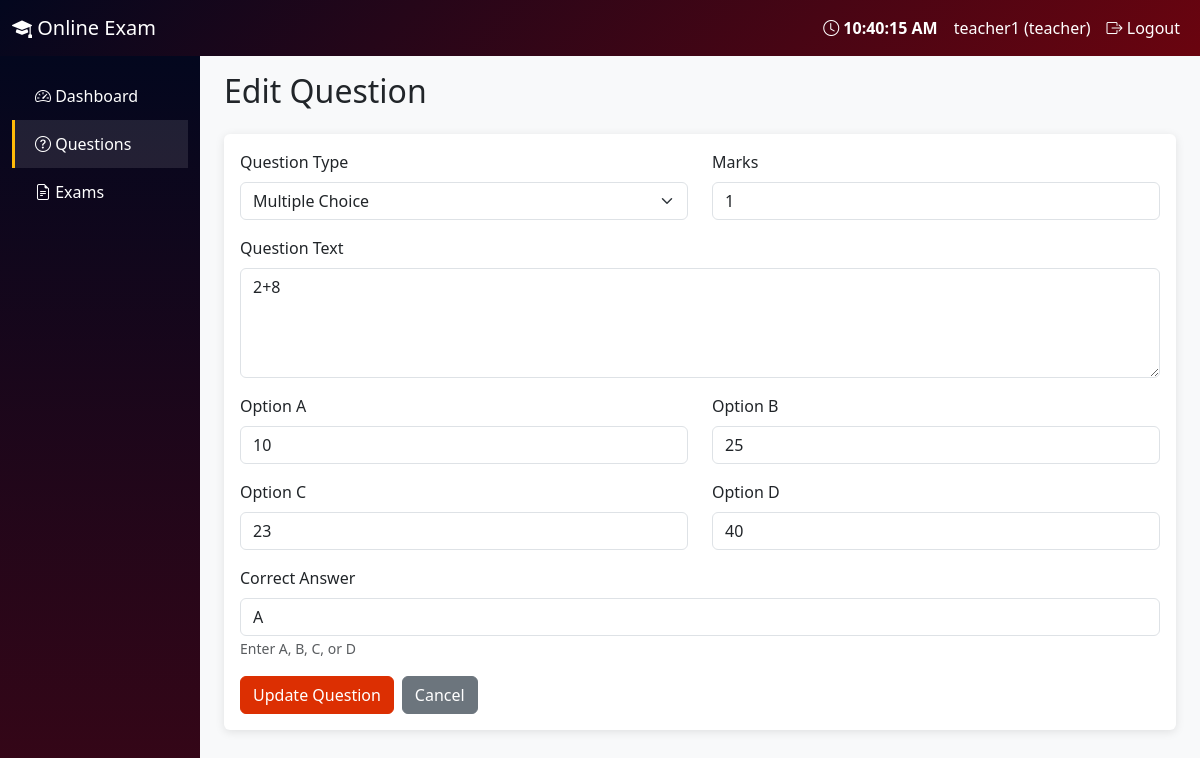
Screenshot of /teacher/questions/16/edit/ (signed in) with the database file from the repository.
### myapp/models.py (models this page shows, shortened)
class UserProfile(models.Model):
    ROLE_CHOICES = [
        ('teacher', 'Teacher'),
        ('student', 'Student'),
    ]
    user = models.OneToOneField(User, on_delete=models.CASCADE, related_name='profile')
    role = models.CharField(max_length=10, choices=ROLE_CHOICES, default='student')
    created_at = models.DateTimeField(auto_now_add=True)
    @property
    def is_teacher(self):
        return self.role == 'teacher'

class Question(models.Model):
    QUESTION_TYPES = [
        ('mcq', 'Multiple Choice'),
        ('truefalse', 'True/False'),
        ('descriptive', 'Descriptive'),
        ('coding', 'Coding'),
    ]
    teacher = models.ForeignKey(User, on_delete=models.CASCADE, related_name='questions')
    question_type = models.CharField(max_length=20, choices=QUESTION_TYPES)
    text = models.TextField()
    option_a = models.CharField(max_length=500, blank=True, null=True)
    option_b = models.CharField(max_length=500, blank=True, null=True)
    option_c = models.CharField(max_length=500, blank=True, null=True)
    option_d = models.CharField(max_length=500, blank=True, null=True)
    correct_answer = models.CharField(max_length=500, blank=True, null=True)
    marks = models.PositiveIntegerField(default=1)
    created_at = models.DateTimeField(auto_now_add=True)
    updated_at = models.DateTimeField(auto_now=True)

### myapp/views.py (the view, shortened to what this page needs)
# urls.py: path('teacher/questions/<int:pk>/edit/', views.teacher_question_form, name='teacher_question_edit'),
@login_required
def teacher_question_form(request, pk=None):
    if not is_teacher(request.user):
        return redirect('student_dashboard')
    question = None
    if pk:
        question = get_object_or_404(Question, pk=pk, teacher=request.user)
    return render(request, 'myapp/teacher/question_form.html', {'question': question})

### myapp/views.py (called while the page is built)
def is_teacher(user):
    return hasattr(user, 'profile') and user.profile.is_teacher

### templates/myapp/teacher/question_form.html (shortened to what this page needs)
{% extends 'myapp/teacher/base.html' %}
{% block content %}
<h2 class="mb-4">{% if question %}Edit{% else %}Add{% endif %} Question</h2>
<div class="card">
    <div class="card-body">
        <form method="post">
            <div class="row mb-3">
                <div class="col-md-6">
                    <label class="form-label">Question Type</label>
                    <select name="question_type" id="questionType" class="form-select" required onchange="toggleOptions()">
                        <option value="mcq" {% if question.question_type == 'mcq' %}selected{% endif %}>Multiple Choice</option>
                    </select>
                </div>
                <div class="col-md-6">
                    <label class="form-label">Marks</label>
                    <input type="number" name="marks" class="form-control" value="{{ question.marks|default:1 }}" min="1" required>
                </div>
            </div>
            <div class="mb-3">
                <label class="form-label">Question Text</label>
                <textarea name="text" class="form-control" rows="4" required>{{ question.text|default:'' }}</textarea>
            </div>
            <div id="mcqOptions">
                <div class="row mb-3">
                    <div class="col-md-6">
                        <label class="form-label">Option A</label>
                        <input type="text" name="option_a" class="form-control" value="{{ question.option_a|default:'' }}">
                    </div>
                    <div class="col-md-6">
                        <label class="form-label">Option B</label>
                        <input type="text" name="option_b" class="form-control" value="{{ question.option_b|default:'' }}">
                    </div>
                </div>
                <div class="row mb-3">
                    <div class="col-md-6">
                        <label class="form-label">Option C</label>
                        <input type="text" name="option_c" class="form-control" value="{{ question.option_c|default:'' }}">
                    </div>
                    <div class="col-md-6">
                        <label class="form-label">Option D</label>
                        <input type="text" name="option_d" class="form-control" value="{{ question.option_d|default:'' }}">
                    </div>
                </div>
            </div>
            <div class="mb-3" id="correctAnswerDiv">
                <label class="form-label">Correct Answer</label>
                <input type="text" name="correct_answer" id="correctAnswer" class="form-control" value="{{ question.correct_answer|default:'' }}">
                <small class="text-muted" id="answerHint">For MCQ: Enter A, B, C, or D. For True/False: Enter True or False.</small>
            </div>
            <div class="d-flex gap-2">
                <button type="submit" class="btn btn-primary">{% if question %}Update{% else %}Create{% endif %} Question</button>
                <a href="{% url 'teacher_questions' %}" class="btn btn-secondary">Cancel</a>
            </div>
        </form>
    </div>
</div>
{% endblock %}

### templates/base.html (shortened to what this page needs)
<!DOCTYPE html>
<html lang="en">
<head>
    <link href="https://cdn.jsdelivr.net/npm/bootstrap@5.3.0/dist/css/bootstrap.min.css" rel="stylesheet">
    <link href="https://cdn.jsdelivr.net/npm/bootstrap-icons@1.10.0/font/bootstrap-icons.css" rel="stylesheet">
</head>
<body>
    {% block body %}
    <nav class="navbar navbar-expand-lg navbar-dark">
        <div class="container-fluid">
            <a class="navbar-brand" href="{% url 'dashboard_redirect' %}">
                <i class="bi bi-mortarboard-fill"></i> Online Exam
            </a>
            <div class="navbar-nav ms-auto">
                <span class="nav-link" id="currentTime" style="font-weight: bold; color: var(--color-10);">
                    <i class="bi bi-clock"></i> <span id="timeDisplay">--:--:--</span>
                </span>
                {% if user.is_authenticated %}
                <span class="nav-link">{{ user.username }} ({{ user.profile.role }})</span>
                <a class="nav-link" href="{% url 'logout' %}"><i class="bi bi-box-arrow-right"></i> Logout</a>
                {% endif %}
            </div>
        </div>
    </nav>
    <div class="container-fluid">
        <div class="row">
            {% block sidebar %}{% endblock %}
            <main class="col-md-9 col-lg-10 px-4 py-3">
                {% block content %}{% endblock %}
            </main>
        </div>
    </div>
    {% endblock %}
</body>
</html>

### templates/base.html (style rules this page uses)
:root { --color-1: #03071e; --color-2: #370617; --color-3: #6a040f; --color-4: #9d0208; --color-5: #d00000; --color-6: #dc2f02; --color-7: #e85d04; --color-8: #f48c06; --color-9: #faa307; --color-10: #ffba08; }
body { background-color: #f8f9fa; font-family: 'Segoe UI', sans-serif; }
.navbar { background: linear-gradient(135deg, var(--color-1), var(--color-3)) !important; }
.navbar-brand, .nav-link { color: #fff !important; }
.btn-primary { background: var(--color-6); border-color: var(--color-6); }
.card { border: none; box-shadow: 0 2px 10px rgba(0,0,0,0.1); }
a { color: var(--color-6); }

### rows the page displays
Question: question_type "Multiple Choice", marks "1", text "2+8", option_a "10", option_b "25", option_c "23", option_d "40", correct_answer "A"

### other values shown
{{ user.username }} "teacher1"
{{ user.profile.role }} "teacher"
